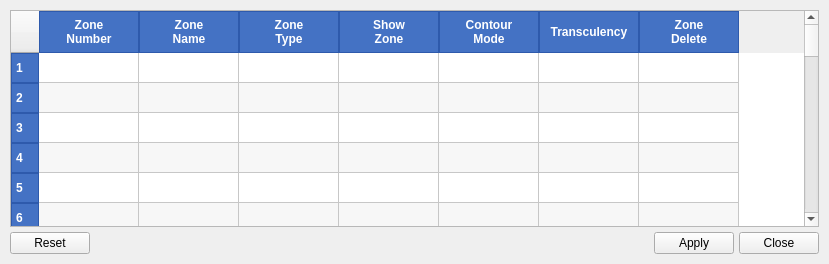
<?xml version="1.0" encoding="UTF-8"?>
<ui version="4.0">
 <class>ControlPanel</class>
 <widget class="QWidget" name="ControlPanel">
  <property name="geometry">
   <rect>
    <x>0</x>
    <y>0</y>
    <width>829</width>
    <height>264</height>
   </rect>
  </property>
  <property name="windowTitle">
   <string>Zone Style</string>
  </property>
  <layout class="QVBoxLayout" name="mainLayout">
   <property name="spacing">
    <number>5</number>
   </property>
   <property name="leftMargin">
    <number>10</number>
   </property>
   <property name="topMargin">
    <number>10</number>
   </property>
   <property name="rightMargin">
    <number>10</number>
   </property>
   <property name="bottomMargin">
    <number>10</number>
   </property>
   <item>
    <widget class="QTableWidget" name="dataTable">
     <property name="styleSheet">
      <string>QHeaderView::section {
    background-color: #4472C4;
    color: white;
    padding: 4px;
    border: 1px solid #2E5AAC;
    font-weight: bold;
}</string>
     </property>
     <property name="alternatingRowColors">
      <bool>true</bool>
     </property>
     <property name="selectionBehavior">
      <enum>QAbstractItemView::SelectRows</enum>
     </property>
     <property name="gridStyle">
      <enum>Qt::SolidLine</enum>
     </property>
     <property name="rowCount">
      <number>30</number>
     </property>
     <property name="columnCount">
      <number>7</number>
     </property>
     <row/>
     <row/>
     <row/>
     <row/>
     <row/>
     <row/>
     <row/>
     <row/>
     <row/>
     <row/>
     <row/>
     <row/>
     <row/>
     <row/>
     <row/>
     <row/>
     <row/>
     <row/>
     <row/>
     <row/>
     <row/>
     <row/>
     <row/>
     <row/>
     <row/>
     <row/>
     <row/>
     <row/>
     <row/>
     <row/>
     <column>
      <property name="text">
       <string>Zone
Number</string>
      </property>
     </column>
     <column>
      <property name="text">
       <string>Zone
Name</string>
      </property>
     </column>
     <column>
      <property name="text">
       <string>Zone
Type</string>
      </property>
     </column>
     <column>
      <property name="text">
       <string>Show
Zone</string>
      </property>
     </column>
     <column>
      <property name="text">
       <string>Contour
Mode</string>
      </property>
     </column>
     <column>
      <property name="text">
       <string>Transculency</string>
      </property>
     </column>
     <column>
      <property name="text">
       <string>Zone
Delete</string>
      </property>
     </column>
    </widget>
   </item>
   <item>
    <layout class="QHBoxLayout" name="buttonLayout">
     <item>
      <widget class="QPushButton" name="Btn_Reset">
       <property name="text">
        <string>Reset</string>
       </property>
      </widget>
     </item>
     <item>
      <spacer name="buttonHorizontalSpacer">
       <property name="orientation">
        <enum>Qt::Horizontal</enum>
       </property>
       <property name="sizeHint" stdset="0">
        <size>
         <width>40</width>
         <height>20</height>
        </size>
       </property>
      </spacer>
     </item>
     <item>
      <widget class="QPushButton" name="Btn_Apply">
       <property name="text">
        <string>Apply</string>
       </property>
      </widget>
     </item>
     <item>
      <widget class="QPushButton" name="Btn_Close">
       <property name="text">
        <string>Close</string>
       </property>
      </widget>
     </item>
    </layout>
   </item>
  </layout>
 </widget>
 <resources/>
 <connections/>
</ui>
